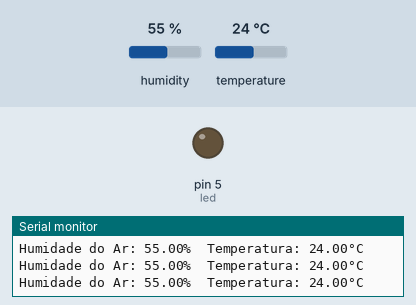
Simulated run of this sketch. Board: Arduino Uno, built with avr-gcc and run on an emulated ATmega328P. Shown: output pins drawn as LEDs (lit = HIGH), the last lines printed to the serial monitor. The test bench sets the inputs (shaded band); at power-on: temperature 24 °C, humidity 55 %.

Above: at 3.8 s.
3.9 s: temperature set to 26 °C
10.1 s: temperature set to 29 °C
At 12.3 s:
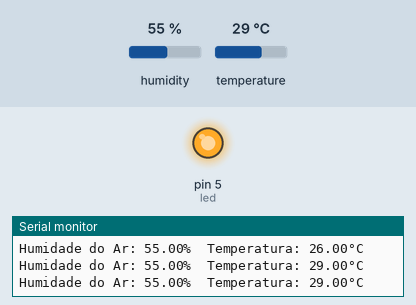
13.0 s: temperature set to 12 °C
At 13.6 s:
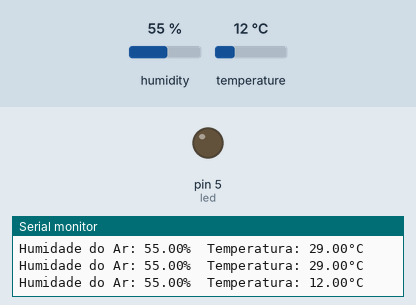
19.2 s: temperature set to 28 °C
At 19.8 s:
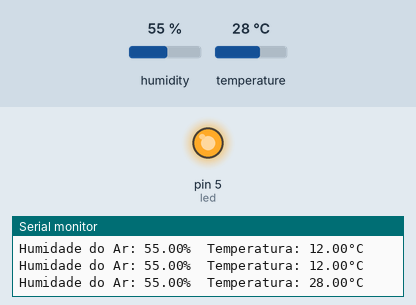
Timing chart, 0 to 22.2 s (numbered marks = the images above; inputs shaded):
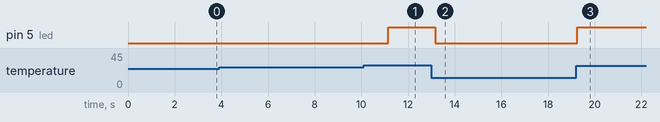

The sketch:

Sensor_de_Temperatura.ino
```cpp
#include "DHT.h"
#define DHTPIN A0
#define DHTTYPE DHT11

DHT dht(DHTPIN, DHTTYPE);

//Variaveis
int led = 5; //Led

void setup() {
  Serial.begin(9600);
  pinMode(led, OUTPUT);
  digitalWrite(led, LOW); //Led Desligado
  dht.begin(); //Iniciar o Sensor DHT11
}

void loop() {
  //Mostar os Valores de Humidade do Ar e Temperatura na Consola de 1 em 1 Segundo
  delay(1000);

  float h = dht.readHumidity(); //Ler a Humidadde do Ar
  float t = dht.readTemperature(); //Ler a Temperatura

  Serial.print(F("Humidade do Ar: "));
  Serial.print(h);
  Serial.print(F("%  Temperatura: "));
  Serial.print(t);
  Serial.println(F("°C "));

  //Se a Temperatura da Estufa for mair ou igual que ...
  if(t >= 28){
    //Ligar Led
    digitalWrite(led, HIGH);
    //Ligar Ventoinha
  }else{
    //Desligar Led
    digitalWrite(led, LOW);
    //Desligar Ventoinha
  }


}
```

Measured:
- the behaviour switches between 27 and 28 °C on temperature (found by bisection; images 0 and 1)
- after the input at 10.1 s, pin 5 (led): LOW → HIGH after 1.1 s
- after the input at 13.0 s, pin 5 (led): HIGH → LOW after 0.18 s
- after the input at 19.2 s, pin 5 (led): LOW → HIGH after 0.05 s
